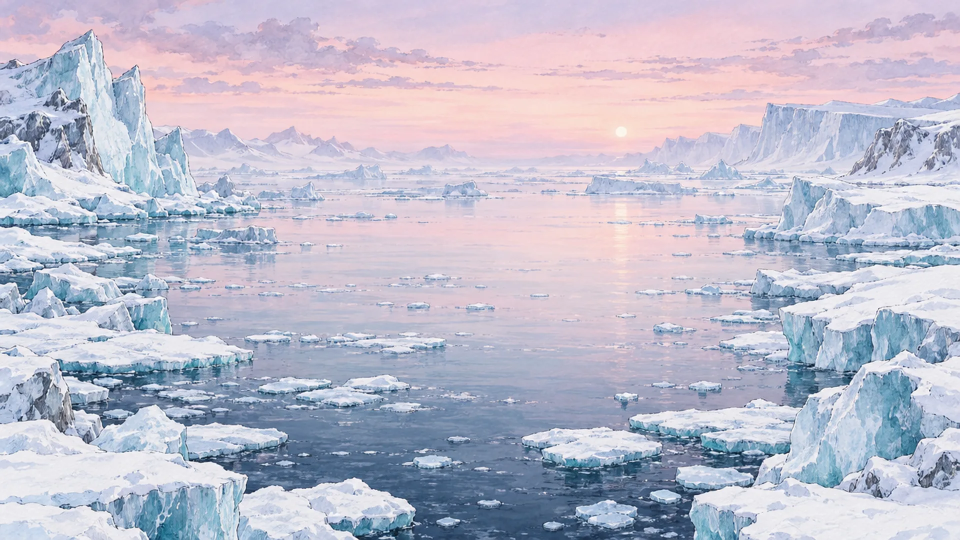
#> input picture games/inkbrick/src/art/img-paint/bg-2-wide.webp, 1920 x 1080 px (shown at 1/2 size)
$ python preview.py ../../../inkbrick/src/art/img-paint/bg-2-wide.webp ../../../inkbrick/src/art/img-paint/brick-soft-3.png
#> lines starting #> are read from the running program, lines starting #| are printed output that depends on the picture
import sys
from PIL import Image
src, dst = sys.argv[1], sys.argv[2]
im = Image.open(src).convert("RGBA")
bg = Image.new("RGBA", im.size, (232, 204, 150, 255))
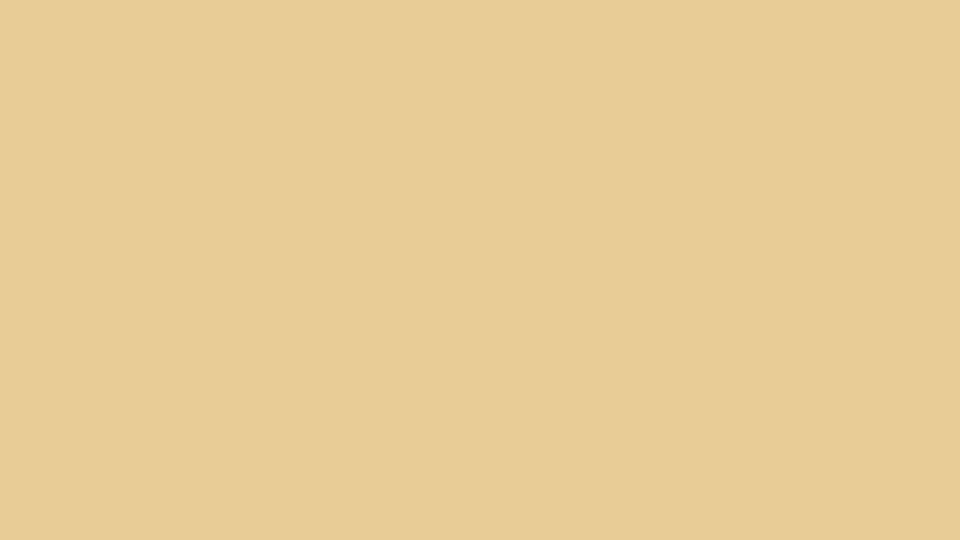
#> bg: PIL image 1920x1080 RGBA (shown at 1/2 size); mean R, G, B, A 232, 204, 150, 255
bg.alpha_composite(im)
bg.convert("RGB").save(dst)
